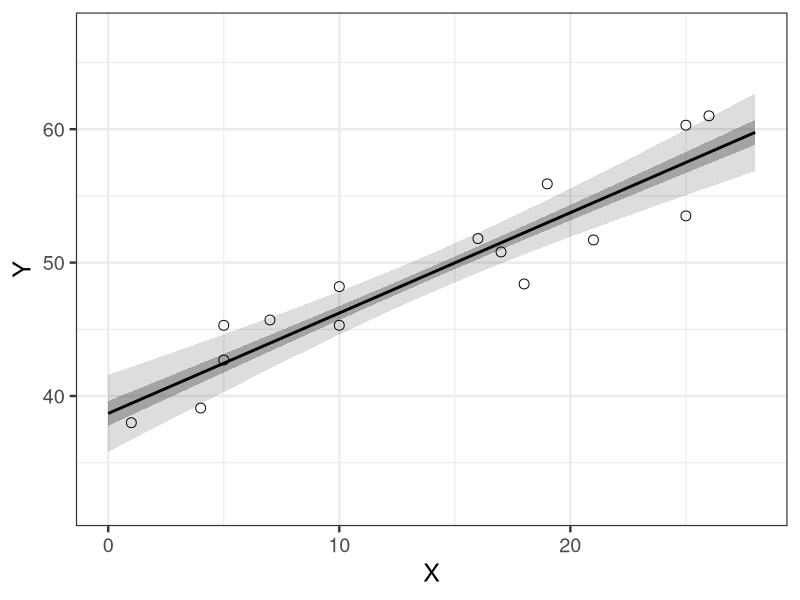
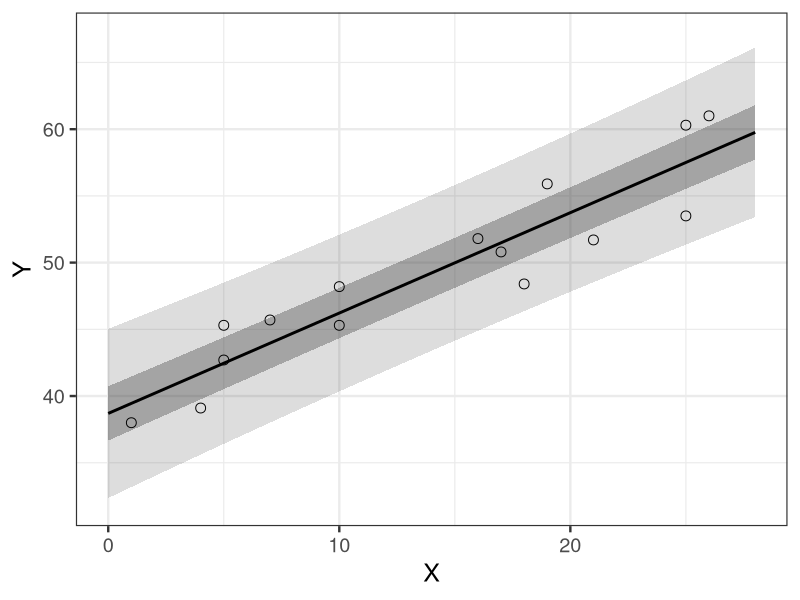

Source code (R) for these figures, in order:
library(ggplot2)

d <- read.csv(file='input/data-salary.csv')
res_lm <- lm(Y ~ X, data=d)
X_pred <- data.frame(X=0:28)
conf_95 <- predict(res_lm, X_pred, interval='confidence', level=0.95)
pred_95 <- predict(res_lm, X_pred, interval='prediction', level=0.95)
conf_50 <- predict(res_lm, X_pred, interval='confidence', level=0.50)
pred_50 <- predict(res_lm, X_pred, interval='prediction', level=0.50)
conf_95 <- data.frame(X_pred, conf_95)
pred_95 <- data.frame(X_pred, pred_95)
conf_50 <- data.frame(X_pred, conf_50)
pred_50 <- data.frame(X_pred, pred_50)

p <- ggplot() + 
  theme_bw(base_size=18) +
  geom_ribbon(data=conf_95, aes(x=X, ymin=lwr, ymax=upr), alpha=1/6) +
  geom_ribbon(data=conf_50, aes(x=X, ymin=lwr, ymax=upr), alpha=2/6) +
  geom_line(data=conf_50, aes(x=X, y=fit), size=1) +
  geom_point(data=d, aes(x=X, y=Y), shape=1, size=3) +
  scale_y_continuous(breaks=seq(40, 60, 10), limits=c(32, 67)) +
  labs(x='X', y='Y')
ggsave(p, file='output/fig4-2-left.png', dpi=300, w=3.5, h=3)

p <- ggplot() + 
  theme_bw(base_size=18) +
  geom_ribbon(data=pred_95, aes(x=X, ymin=lwr, ymax=upr), alpha=1/6) +
  geom_ribbon(data=pred_50, aes(x=X, ymin=lwr, ymax=upr), alpha=2/6) +
  geom_line(data=pred_50, aes(x=X, y=fit), size=1) +
  geom_point(data=d, aes(x=X, y=Y), shape=1, size=3) +
  scale_y_continuous(breaks=seq(40, 60, 10), limits=c(32, 67)) +
  labs(x='X', y='Y')
ggsave(p, file='output/fig4-2-right.png', dpi=300, w=3.5, h=3)
